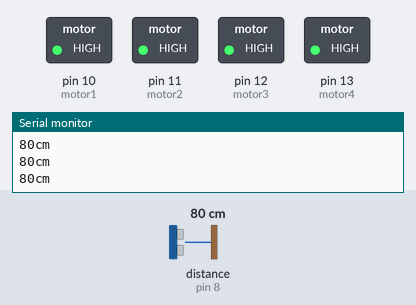
The sketch below on a simulated Arduino Uno, built with avr-gcc and run on an emulated ATmega328P. Shown: switched loads named in the sketch (green lamp = pin HIGH), the last lines printed to the serial monitor. The test bench sets the inputs (shaded band); at power-on: distance to the obstacle (sensor on pin 8) 80 cm. The echo pulse lasts 58.3 µs per cm.

Above: at 1.2 s.
1.3 s: distance to the obstacle (sensor on pin 8) set to 11 cm
2.8 s: distance to the obstacle (sensor on pin 8) set to 8 cm
At 3.4 s:
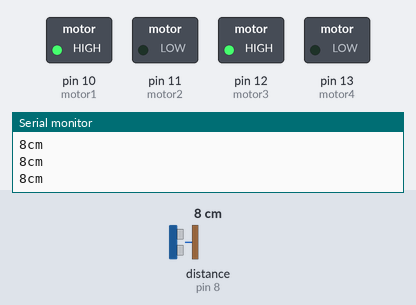
4.4 s: distance to the obstacle (sensor on pin 8) set to 18 cm
At 5.1 s:
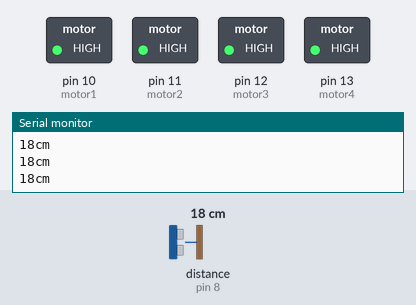
6.0 s: distance to the obstacle (sensor on pin 8) set to 2 cm
At 7.4 s:
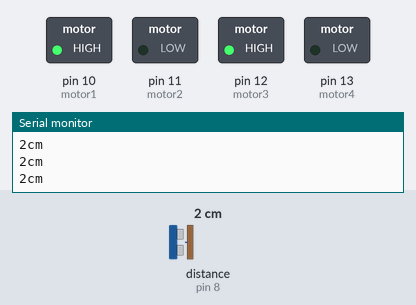
Timing chart, 0 to 8.6 s (numbered marks = the images above; inputs shaded):
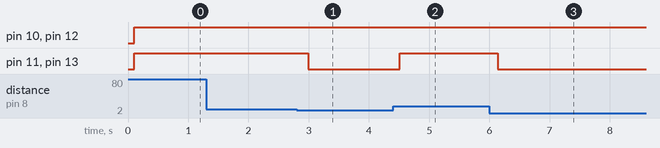

Measured:
- the behaviour switches between 10 and 9 cm on distance to the obstacle (sensor on pin 8) (found by bisection; images 0 and 1)
- after the input at 2.8 s, pin 11 (motor2), pin 13 (motor4): HIGH → LOW after 0.19 s
- after the input at 4.4 s, pin 11 (motor2), pin 13 (motor4): LOW → HIGH after 0.11 s
- after the input at 6.0 s, pin 11 (motor2), pin 13 (motor4): HIGH → LOW after 0.14 s

The sketch:

Carro_autonomo.ino
```cpp
/*
  O circuito:
	- Vcc conectado em +5V
	- GND conectado ao Negativo (Terra)
	- Echo e Trigger conectados na porta digital 8

 */

// Define a porta 8 como entrada e saída de dados
const int porta = 8;

const int motor1 = 10; // motor traseiro da esquerda na perspectiva do motorista
const int motor2 = 11; // motor traseiro direto
const int motor3 = 12; // motor frontal esquerdo
const int motor4 = 13; // motor frontal direito

void setup() {
  // Ecoa a distância medida na porta serial
  Serial.begin(9600);
}

void loop() {
  // Definição das variáveis
  char direcao;
  long duracao, cm;

  direcao = 'f'; // front

  //          Opções
  //'front'
  //'stop'
  //'back'
  //'right'
  //'left'

  // O sensor vai emitir um pulso de 2 ou mais microsegundos.
  pinMode(porta, OUTPUT);
  digitalWrite(porta, LOW);
  delayMicroseconds(2);
  digitalWrite(porta, HIGH);
  delayMicroseconds(5);
  digitalWrite(porta, LOW);

  pinMode(porta, INPUT);
  duracao = pulseIn(porta, HIGH);

  // Converte o tempo em espaço
  cm = msPARAcm(duracao); // ms = microsegundos | cm = centìmetro

  Serial.print(cm);
  Serial.print("cm");
  Serial.println();

  delay(100);
  /////////////////////////////

  // Faz desviar de obstáculos virando sempre a direita
  if (cm < 10)
  {
    direcao = 'r'; // right
  }

  // Controle dos motores
  if (direcao == 'f')
  {
    pinMode(motor1, OUTPUT);
    digitalWrite(motor1, HIGH);

    pinMode(motor2, OUTPUT);
    digitalWrite(motor2, HIGH);

    pinMode(motor3, OUTPUT);
    digitalWrite(motor3, HIGH);

    pinMode(motor4, OUTPUT);
    digitalWrite(motor4, HIGH);
  }
  if (direcao == 'b') // back
  {

  }
    if (direcao == 's') // stop
  {
    pinMode(motor1, OUTPUT);
    digitalWrite(motor1, LOW);

    pinMode(motor2, OUTPUT);
    digitalWrite(motor2, LOW);

    pinMode(motor3, OUTPUT);
    digitalWrite(motor3, LOW);

    pinMode(motor4, OUTPUT);
    digitalWrite(motor4, LOW);
  }
    if (direcao == 'r')
  {
    pinMode(motor1, OUTPUT);
    digitalWrite(motor1, HIGH);

    pinMode(motor2, OUTPUT);
    digitalWrite(motor2, LOW);

    pinMode(motor3, OUTPUT);
    digitalWrite(motor3, HIGH);

    pinMode(motor4, OUTPUT);
    digitalWrite(motor4, LOW);
  }
    if (direcao == 'l') // left
  {
    pinMode(motor1, OUTPUT);
    digitalWrite(motor1, LOW);

    pinMode(motor2, OUTPUT);
    digitalWrite(motor2, HIGH);

    pinMode(motor3, OUTPUT);
    digitalWrite(motor3, LOW);

    pinMode(motor4, OUTPUT);
    digitalWrite(motor4, HIGH);
  }
  ///////////////////////////////
}

long msPARAcm(long ms) {
  // A velicidade do som é 340 m/s ou 29 microsegundos por centímetro.
  // O pulso é enviado e volta, e então descobrimos a nossa distância a um objeto dividindo o sinal por 2.
  return ms / 29 / 2;
}
```
